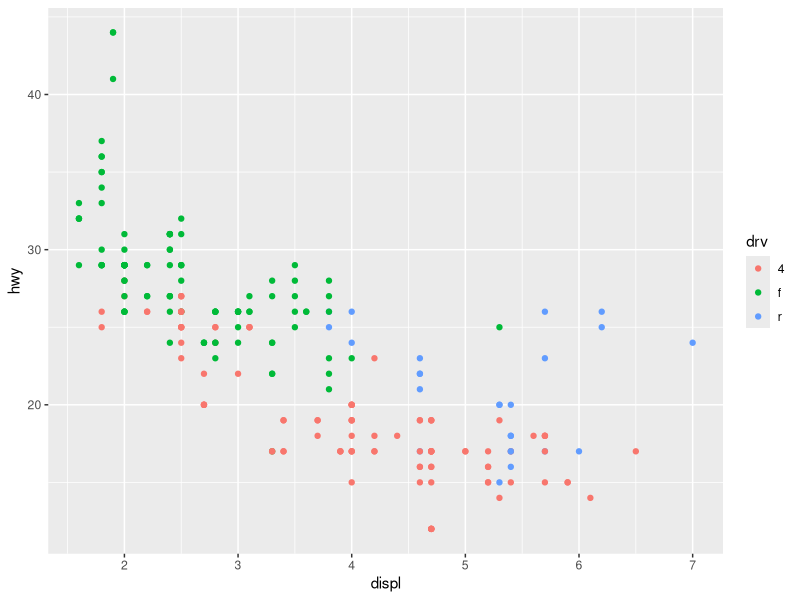
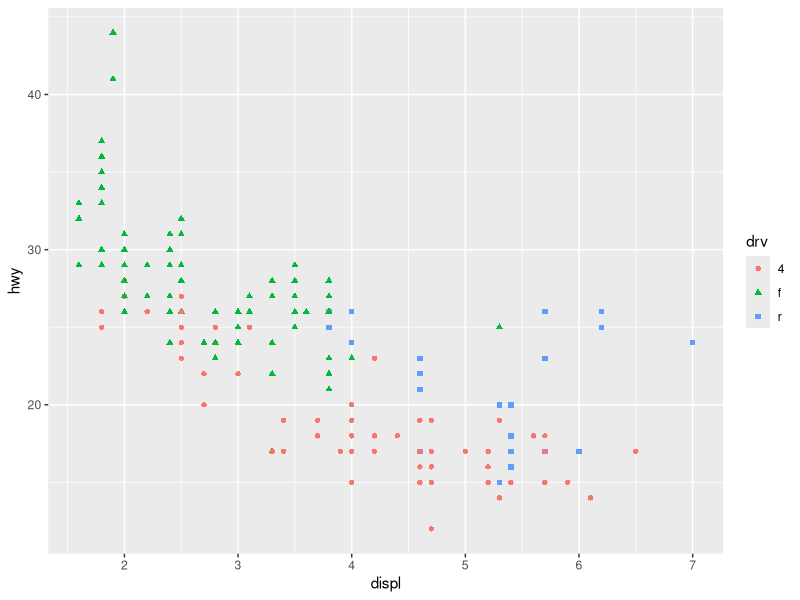
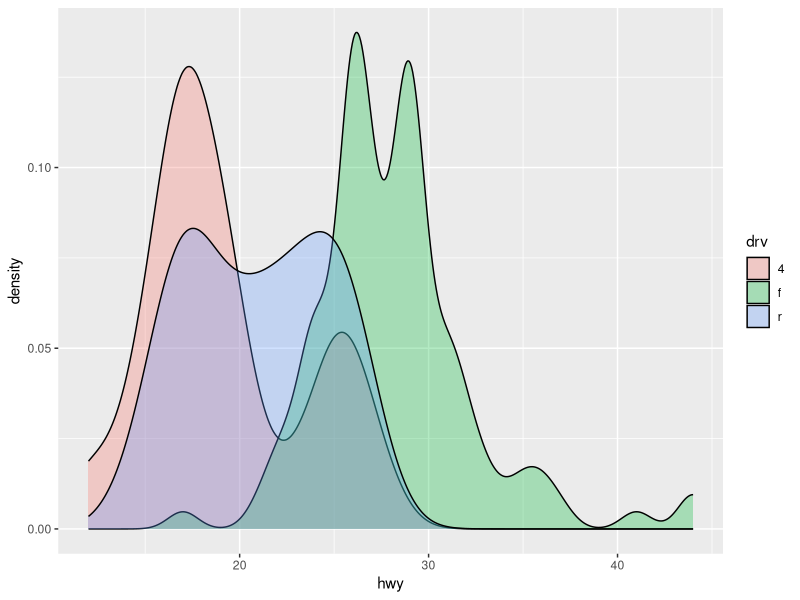
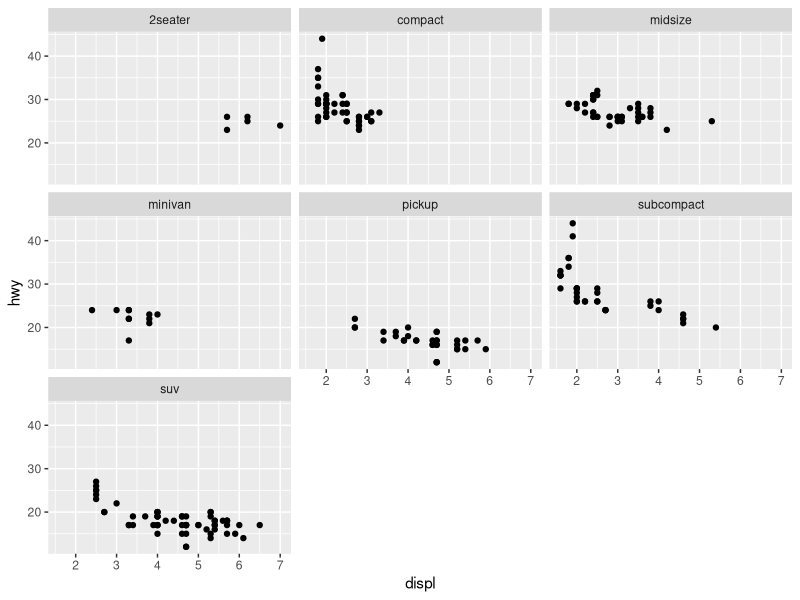
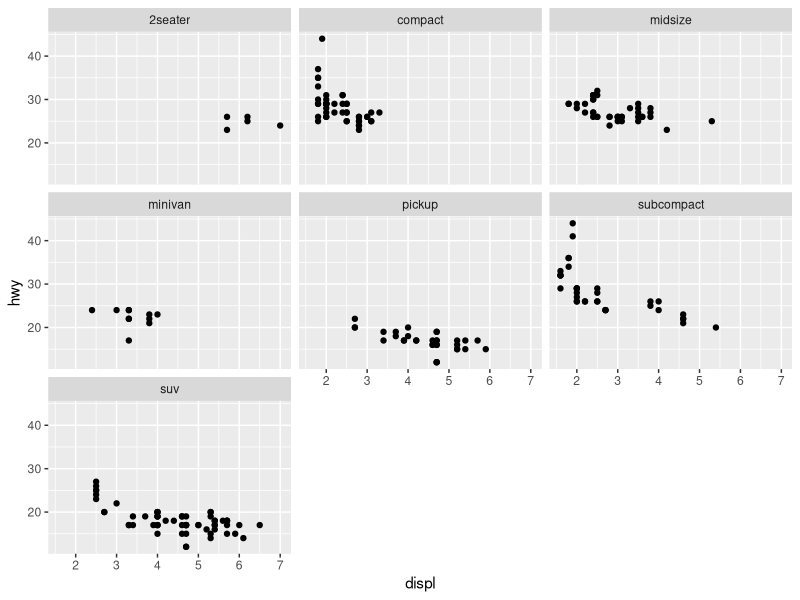
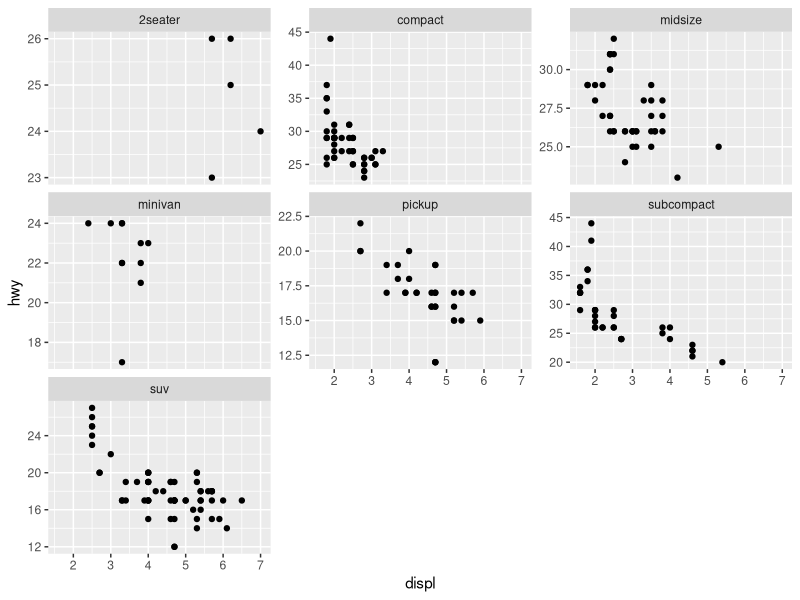
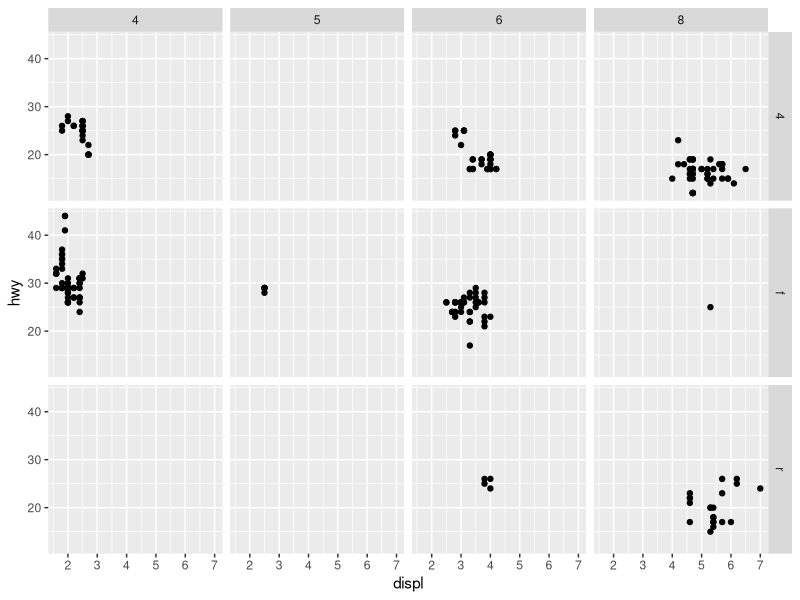
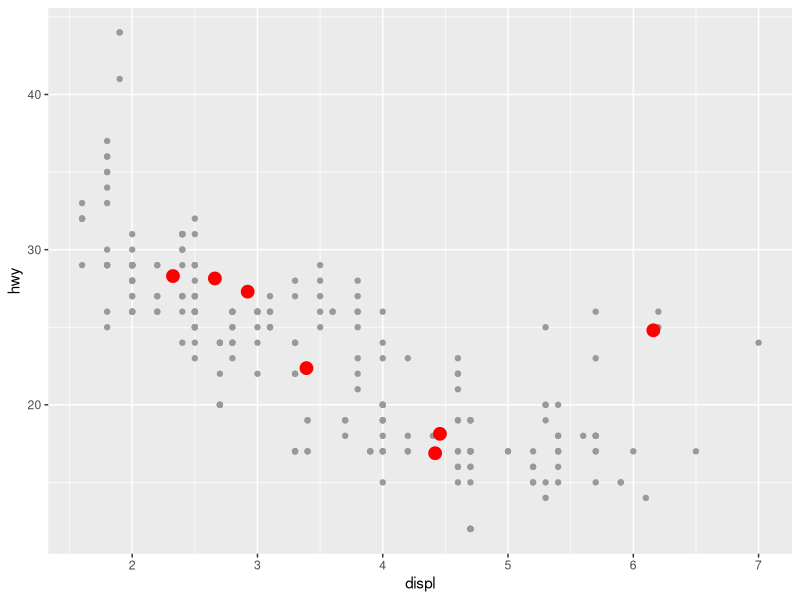

The R source for these figures, in order:
## ---- chunk 1
library(ggplot2)
library(dplyr)
## ---- chunk 2
ggplot(data = mpg) +
  geom_point(aes(x = displ, y = hwy, color = drv))
## ---- chunk 3
ggplot(data = mpg) +
  geom_point(aes(x = displ, y = hwy, color = drv, shape = drv))
## ---- chunk 4
ggplot(data = mpg) +
  geom_density(aes(x = hwy, fill = drv), alpha = 0.3)
## ---- chunk 5
ggplot(data = mpg) +
  geom_point(aes(x = displ, y = hwy)) +
  facet_wrap(~class)
## ---- chunk 6
ggplot(data = mpg) +
  geom_point(aes(x = displ, y = hwy)) +
  facet_wrap(~class, ncol = 3)
## ---- chunk 7
ggplot(data = mpg) +
  geom_point(aes(x = displ, y = hwy)) +
  facet_wrap(~class, scales = "free_y")
## ---- chunk 8
ggplot(data = mpg) +
  geom_point(aes(x = displ, y = hwy)) +
  facet_grid(drv ~ cyl)
## ---- chunk 9
table(mpg$drv, mpg$cyl)
## ---- chunk 10
mpg_mean <-
  mpg %>%
  dplyr::group_by(class) %>%
  dplyr::summarize(
    mean_displ = mean(displ),
    mean_hwy = mean(hwy),
    .groups = "drop"
  )

mpg_mean
## ---- chunk 11
ggplot() +
  geom_point(data = mpg, aes(x = displ, y = hwy), color = "grey60") +
  geom_point(data = mpg_mean, aes(x = mean_displ, y = mean_hwy),
             color = "red", size = 4)
